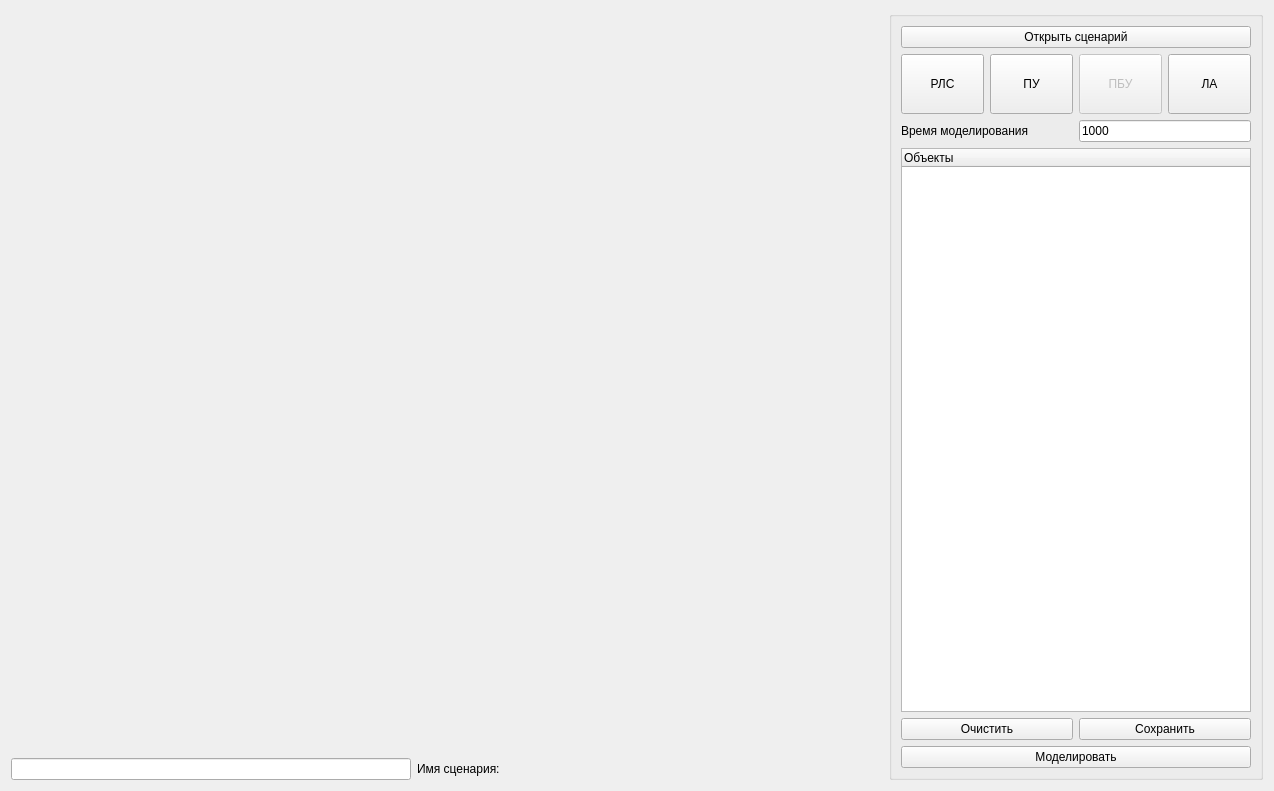
<?xml version="1.0" encoding="UTF-8"?>
<ui version="4.0">
 <class>widget_modelset</class>
 <widget class="QWidget" name="widget_modelset">
  <property name="geometry">
   <rect>
    <x>0</x>
    <y>0</y>
    <width>1274</width>
    <height>791</height>
   </rect>
  </property>
  <property name="minimumSize">
   <size>
    <width>0</width>
    <height>0</height>
   </size>
  </property>
  <property name="windowTitle">
   <string>Form</string>
  </property>
  <layout class="QGridLayout" name="gridLayout">
   <item row="1" column="0">
    <widget class="QLineEdit" name="lineEdit">
     <property name="minimumSize">
      <size>
       <width>0</width>
       <height>0</height>
      </size>
     </property>
     <property name="maximumSize">
      <size>
       <width>400</width>
       <height>16777215</height>
      </size>
     </property>
    </widget>
   </item>
   <item row="1" column="1">
    <widget class="QLabel" name="label_2">
     <property name="maximumSize">
      <size>
       <width>100</width>
       <height>16777215</height>
      </size>
     </property>
     <property name="text">
      <string>Имя сценария:      </string>
     </property>
    </widget>
   </item>
   <item row="0" column="3" rowspan="2">
    <widget class="QGroupBox" name="groupBox">
     <property name="minimumSize">
      <size>
       <width>250</width>
       <height>0</height>
      </size>
     </property>
     <property name="maximumSize">
      <size>
       <width>400</width>
       <height>16777215</height>
      </size>
     </property>
     <property name="title">
      <string/>
     </property>
     <layout class="QGridLayout" name="gridLayout_2">
      <item row="3" column="3">
       <widget class="QPushButton" name="pushButton_aircraft">
        <property name="maximumSize">
         <size>
          <width>200</width>
          <height>200</height>
         </size>
        </property>
        <property name="text">
         <string>ЛА</string>
        </property>
       </widget>
      </item>
      <item row="7" column="0" colspan="2">
       <widget class="QPushButton" name="pushButton_clear">
        <property name="text">
         <string>Очистить</string>
        </property>
       </widget>
      </item>
      <item row="3" column="0">
       <widget class="QPushButton" name="pushButton_radar">
        <property name="minimumSize">
         <size>
          <width>0</width>
          <height>60</height>
         </size>
        </property>
        <property name="maximumSize">
         <size>
          <width>200</width>
          <height>200</height>
         </size>
        </property>
        <property name="text">
         <string>РЛС</string>
        </property>
       </widget>
      </item>
      <item row="6" column="0" colspan="4">
       <widget class="QTreeWidget" name="treeWidget">
        <property name="minimumSize">
         <size>
          <width>350</width>
          <height>0</height>
         </size>
        </property>
        <property name="tabKeyNavigation">
         <bool>false</bool>
        </property>
        <column>
         <property name="text">
          <string notr="true">Объекты</string>
         </property>
        </column>
       </widget>
      </item>
      <item row="7" column="2" colspan="2">
       <widget class="QPushButton" name="save_pushButton">
        <property name="enabled">
         <bool>true</bool>
        </property>
        <property name="text">
         <string>Сохранить</string>
        </property>
       </widget>
      </item>
      <item row="4" column="0" colspan="2">
       <widget class="QLabel" name="label">
        <property name="text">
         <string>Время моделирования</string>
        </property>
       </widget>
      </item>
      <item row="3" column="1">
       <widget class="QPushButton" name="pushButton_pu">
        <property name="minimumSize">
         <size>
          <width>0</width>
          <height>0</height>
         </size>
        </property>
        <property name="maximumSize">
         <size>
          <width>200</width>
          <height>200</height>
         </size>
        </property>
        <property name="styleSheet">
         <string notr="true"/>
        </property>
        <property name="text">
         <string>ПУ</string>
        </property>
       </widget>
      </item>
      <item row="8" column="0" colspan="4">
       <widget class="QPushButton" name="pushButton_modelling">
        <property name="enabled">
         <bool>true</bool>
        </property>
        <property name="text">
         <string>Моделировать</string>
        </property>
       </widget>
      </item>
      <item row="4" column="2" colspan="2">
       <widget class="QLineEdit" name="time_modelinglineEdit">
        <property name="enabled">
         <bool>true</bool>
        </property>
        <property name="text">
         <string>1000</string>
        </property>
       </widget>
      </item>
      <item row="0" column="0" colspan="4">
       <widget class="QPushButton" name="pushButton_open">
        <property name="enabled">
         <bool>true</bool>
        </property>
        <property name="text">
         <string>Открыть сценарий</string>
        </property>
       </widget>
      </item>
      <item row="3" column="2">
       <widget class="QPushButton" name="pushButton_pbu">
        <property name="enabled">
         <bool>false</bool>
        </property>
        <property name="minimumSize">
         <size>
          <width>0</width>
          <height>0</height>
         </size>
        </property>
        <property name="maximumSize">
         <size>
          <width>200</width>
          <height>200</height>
         </size>
        </property>
        <property name="text">
         <string>ПБУ</string>
        </property>
       </widget>
      </item>
     </layout>
    </widget>
   </item>
   <item row="1" column="2">
    <widget class="QLabel" name="label_name_config">
     <property name="text">
      <string/>
     </property>
    </widget>
   </item>
   <item row="0" column="0" colspan="3">
    <widget class="QCustomPlot" name="customPlot" native="true"/>
   </item>
  </layout>
 </widget>
 <customwidgets>
  <customwidget>
   <class>QCustomPlot</class>
   <extends>QWidget</extends>
   <header location="global">qcustomplot.h</header>
   <container>1</container>
  </customwidget>
 </customwidgets>
 <resources/>
 <connections/>
</ui>
